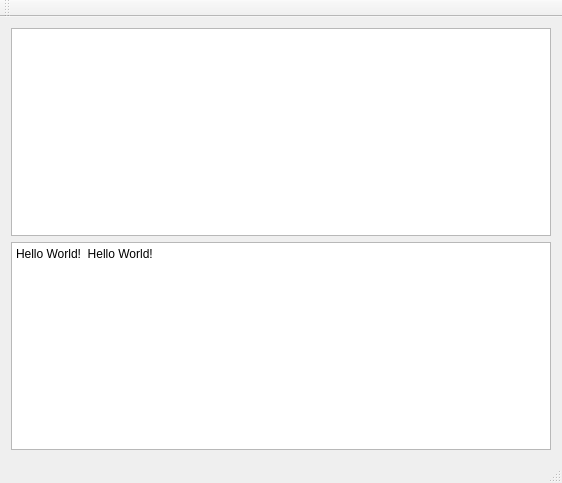
<?xml version="1.0" encoding="UTF-8"?>
<ui version="4.0">
 <class>MainWindow</class>
 <widget class="QMainWindow" name="MainWindow">
  <property name="geometry">
   <rect>
    <x>0</x>
    <y>0</y>
    <width>562</width>
    <height>483</height>
   </rect>
  </property>
  <property name="windowTitle">
   <string>MainWindow</string>
  </property>
  <widget class="QWidget" name="centralWidget">
   <layout class="QVBoxLayout" name="verticalLayout">
    <item>
     <widget class="ChatMessageView" name="listView"/>
    </item>
    <item>
     <widget class="QTextEdit" name="textEdit">
      <property name="html">
       <string>&lt;!DOCTYPE HTML PUBLIC &quot;-//W3C//DTD HTML 4.0//EN&quot; &quot;http://www.w3.org/TR/REC-html40/strict.dtd&quot;&gt;
&lt;html&gt;&lt;head&gt;&lt;meta name=&quot;qrichtext&quot; content=&quot;1&quot; /&gt;&lt;style type=&quot;text/css&quot;&gt;
p, li { white-space: pre-wrap; }
&lt;/style&gt;&lt;/head&gt;&lt;body style=&quot; font-family:'SimSun'; font-size:9pt; font-weight:400; font-style:normal;&quot;&gt;
&lt;p style=&quot; margin-top:12px; margin-bottom:12px; margin-left:0px; margin-right:0px; -qt-block-indent:0; text-indent:0px;&quot;&gt;Hello World! &lt;img src=&quot;:/picture/pic/5.jpg&quot; /&gt; Hello World!&lt;/p&gt;&lt;/body&gt;&lt;/html&gt;</string>
      </property>
     </widget>
    </item>
   </layout>
  </widget>
  <widget class="QMenuBar" name="menuBar">
   <property name="geometry">
    <rect>
     <x>0</x>
     <y>0</y>
     <width>562</width>
     <height>23</height>
    </rect>
   </property>
  </widget>
  <widget class="QToolBar" name="mainToolBar">
   <attribute name="toolBarArea">
    <enum>TopToolBarArea</enum>
   </attribute>
   <attribute name="toolBarBreak">
    <bool>false</bool>
   </attribute>
  </widget>
  <widget class="QStatusBar" name="statusBar"/>
 </widget>
 <layoutdefault spacing="6" margin="11"/>
 <customwidgets>
  <customwidget>
   <class>ChatMessageView</class>
   <extends>QListView</extends>
   <header location="global">chatmessageview.h</header>
  </customwidget>
 </customwidgets>
 <resources/>
 <connections/>
</ui>
